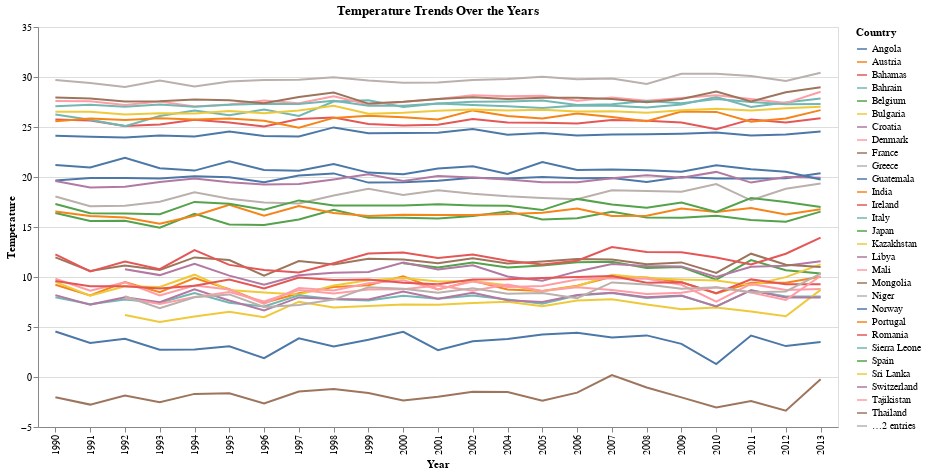

The code cell stored with this chart in its notebook:
### Code cell
subset_countries = ['Angola', 'Bahamas', 'Bahrain', 'Belgium', 'Bulgaria']
# subset_data = aggregated_data[aggregated_data['Country'].isin(subset_countries)]
subset_data = aggregated_data[aggregated_data['Country'].isin(countries_with_positive_trend)]

temperature_chart = alt.Chart(subset_data).mark_line().encode(
    x='Year:O',
    y='Temperature:Q',
    color='Country:N',
    tooltip=['Country', 'Year', 'Temperature']
).properties(
    title='Temperature Trends Over the Years',
    width=800,
    height=400
).interactive()

# rainfall_chart = alt.Chart(subset_data).mark_line().encode(
#     x='Year:O',
#     y='Rainfall:Q',
#     color='Country:N',
#     tooltip=['Country', 'Year', 'Rainfall']
# ).properties(
#     title='Rainfall Trends Over the Years',
#     width=600,
#     height=300
# ).interactive()

temperature_chart

### Figure 1 — Vega-Lite specification as saved in the notebook (floating-point values rounded to 4 significant figures; data arrays with more than 128 entries replaced by an {"elided": "..."} marker saying what was removed)
{"config": {"view": {"continuousWidth": 300, "continuousHeight": 300}}, "data": {"name": "data-8d69c4267321a3a8cf097d6a7ff5d804"}, "mark": {"type": "line"}, "encoding": {"color": {"field": "Country", "type": "nominal"}, "tooltip": [{"field": "Country", "type": "nominal"}, {"field": "Year", "type": "quantitative"}, {"field": "Temperature", "type": "quantitative"}], "x": {"field": "Year", "type": "ordinal"}, "y": {"field": "Temperature", "type": "quantitative"}}, "height": 400, "params": [{"name": "param_1", "select": {"type": "interval", "encodings": ["x", "y"]}, "bind": "scales"}], "title": "Temperature Trends Over the Years", "width": 800, "$schema": "https://vega.github.io/schema/vega-lite/v5.14.1.json", "datasets": {"data-8d69c4267321a3a8cf097d6a7ff5d804": {"elided": "695 records"}}}
